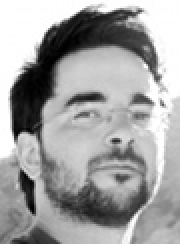
#> input picture site/images/dimo.jpg, 90 x 122 px (shown 2 times larger)
$ python logo_prep.py ../dimo.jpg
#> lines starting #> are read from the running program, lines starting #| are printed output that depends on the picture
# -*- coding: utf-8 -*-
"""
logo_prep.py

Prepare client logo images for unweb.me site

Trying to achieve the effect described here
http://www.sohtanaka.com/web-design/greyscale-hover-effect-w-css-jquery/
we'll need to create some proper images. This script automates image generation.

Tips
----
All input images must be prefixed with the same prefix (e.g. image-).
The output images will have the prefix new-.
This way you can do staff like:
 > ls
   client-1.png  client-4.png  client-6.png  client-8.png
 > python logo_prep.py client-*.png
 > ls
 client-1.png  client-4.png  client-6.png  client-8.png
 new-client-1.png  new-client-4.png  new-client-6.png new-client-8.png
"""

import Image
import glob, os, sys

def main():

    # input filenames
    input_filenames = sys.argv[1:]

    for input_file in input_filenames:
        # get color image
        color_img = Image.open(input_file)
#> color_img is the input picture: PIL image 90x122 L; min 0, max 255, mean 161.2
        width, height = color_img.size
#> width = 90; height = 122

        # from RGBA to grayscale with aplha
        bw_img = color_img.convert('LA')

        # create and save final image
        final_img = Image.new('RGBA',(width, 2*height))
#> final_img: PIL image 90x244 RGBA; every value is 0
        final_img.paste(bw_img,(0,0))
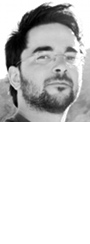
#> final_img: PIL image 90x244 RGBA; mean R, G, B, A 80.6, 80.6, 80.6, 127.5; transparent parts drawn white
        final_img.paste(color_img,(0,height))
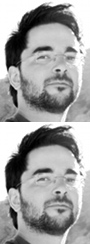
#> final_img: PIL image 90x244 RGBA; mean R, G, B, A 161.2, 161.2, 161.2, 255
        filename, ext = os.path.splitext(input_file)
        final_img.save( 'new-' + filename + '.png')

if __name__ == "__main__":
    main()
